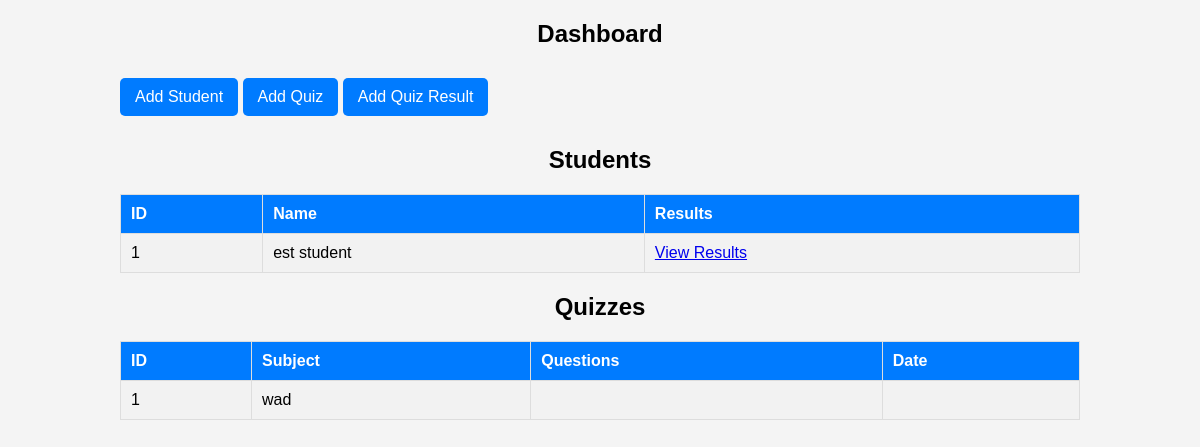
The page /dashboard (signed in) on the database as committed earlier.
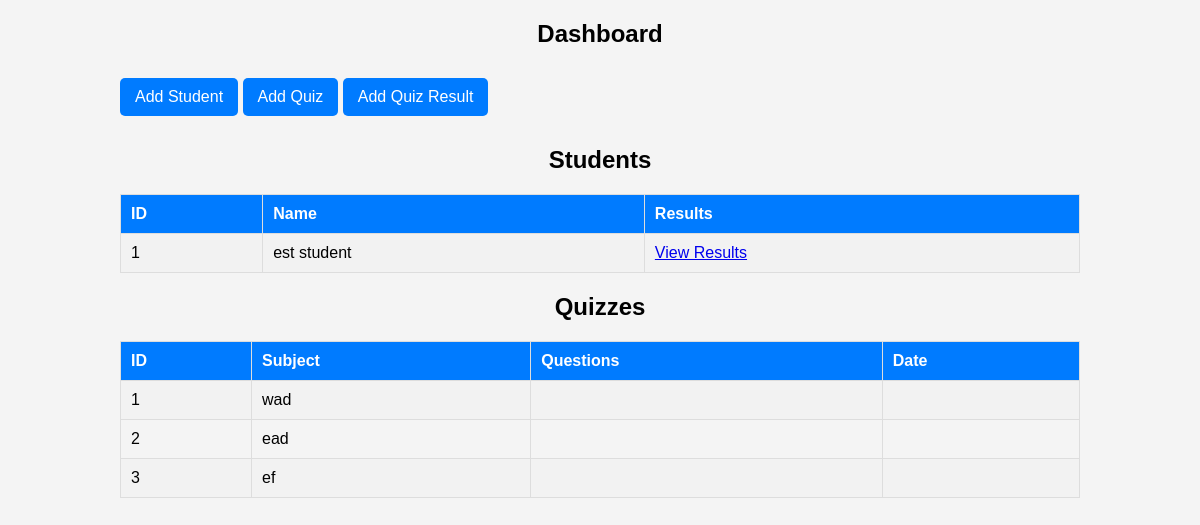
The same page on the database as committed later.
### IS211_Assignment12/week13.py (models this page shows)
class Student(db.Model):
    id = db.Column(db.Integer, primary_key=True)
    first_name = db.Column(db.String, nullable=False)
    last_name = db.Column(db.String, nullable=False)

class Quiz(db.Model):
    id = db.Column(db.Integer, primary_key=True)
    subject = db.Column(db.String, nullable=False)
    num_questions = db.Column(db.Integer, nullable=False)
    quiz_date = db.Column(db.Date, nullable=False)

### IS211_Assignment12/week13.py (the view)
@app.route('/dashboard')
def dashboard():
    if not session.get('logged_in'):
        return redirect(url_for('login'))
    students = Student.query.all()
    quizzes = Quiz.query.all()
    return render_template('dashboard.html', students=students, quizzes=quizzes)

### IS211_Assignment12/templates/dashboard.html (shortened to what this page needs)
<!DOCTYPE html>
<html>
<head>
</head>
<body>
    <div class="container">
        <h2>Dashboard</h2>
        <a href="/student" class="link-button">Add Student</a>
        <a href="/quiz" class="link-button">Add Quiz</a>
        <a href="/results" class="link-button">Add Quiz Result</a>
        <h2>Students</h2>
        <table>
            <tr>
                <th>ID</th>
                <th>Name</th>
                <th>Results</th>
            </tr>
            {% for student in students %}
            <tr>
                <td>{{ student.id }}</td>
                <td>{{ student.first_name }} {{ student.last_name }}</td>
                <td><a href="/student/{{ student.id }}">View Results</a></td>
            </tr>
            {% endfor %}
        </table>
        <h2>Quizzes</h2>
        <table>
            <tr>
                <th>ID</th>
                <th>Subject</th>
                <th>Questions</th>
                <th>Date</th>
            </tr>
            {% for quiz in quizzes %}
            <tr>
                <td>{{ quiz.id }}</td>
                <td>{{ quiz.subject }}</td>
                <td>{{ quiz.number_of_questions }}</td>
                <td>{{ quiz.date }}</td>
            </tr>
            {% endfor %}
        </table>
    </div>
</body>
</html>

### IS211_Assignment12/templates/dashboard.html (style rules this page uses)
body { font-family: Arial, sans-serif; background-color: #f4f4f4; margin: 0; padding: 0; }
.container { width: 80%; margin: auto; overflow: hidden; }
h2 { text-align: center; margin-top: 20px; }
table { width: 100%; margin-top: 20px; border-collapse: collapse; }
th, td { padding: 10px; border: 1px solid #ddd; text-align: left; }
th { background-color: #007bff; color: white; }
tr:nth-child(even) { background-color: #f2f2f2; }
.link-button { background-color: #007bff; color: white; padding: 10px 15px; text-align: center; text-decoration: none; display: inline-block; margin: 10px 0; border-radius: 5px; transition: background-color 0.3s; }

Rows that differ between the two databases and show on the page:
added Quiz: id "2", subject "ead"
added Quiz: id "3", subject "ef"
